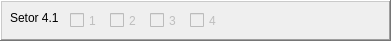
      <widget class="QFrame" name="frame_15">
       <property name="geometry">
        <rect>
         <x>450</x>
         <y>210</y>
         <width>391</width>
         <height>41</height>
        </rect>
       </property>
       <property name="frameShape">
        <enum>QFrame::WinPanel</enum>
       </property>
       <property name="frameShadow">
        <enum>QFrame::Raised</enum>
       </property>
       <widget class="QCheckBox" name="cb411">
        <property name="enabled">
         <bool>false</bool>
        </property>
        <property name="geometry">
         <rect>
          <x>70</x>
          <y>10</y>
          <width>41</width>
          <height>21</height>
         </rect>
        </property>
        <property name="text">
         <string>1</string>
        </property>
       </widget>
       <widget class="QCheckBox" name="cb412">
        <property name="enabled">
         <bool>false</bool>
        </property>
        <property name="geometry">
         <rect>
          <x>110</x>
          <y>10</y>
          <width>41</width>
          <height>21</height>
         </rect>
        </property>
        <property name="text">
         <string>2</string>
        </property>
       </widget>
       <widget class="QLabel" name="label_18">
        <property name="geometry">
         <rect>
          <x>10</x>
          <y>10</y>
          <width>58</width>
          <height>16</height>
         </rect>
        </property>
        <property name="text">
         <string>Setor 4.1</string>
        </property>
       </widget>
       <widget class="QCheckBox" name="cb413">
        <property name="enabled">
         <bool>false</bool>
        </property>
        <property name="geometry">
         <rect>
          <x>150</x>
          <y>10</y>
          <width>41</width>
          <height>21</height>
         </rect>
        </property>
        <property name="text">
         <string>3</string>
        </property>
       </widget>
       <widget class="QCheckBox" name="cb414">
        <property name="enabled">
         <bool>false</bool>
        </property>
        <property name="geometry">
         <rect>
          <x>190</x>
          <y>10</y>
          <width>41</width>
          <height>21</height>
         </rect>
        </property>
        <property name="text">
         <string>4</string>
        </property>
       </widget>
       <widget class="QFrame" name="frame_16">
        <property name="geometry">
         <rect>
          <x>460</x>
          <y>0</y>
          <width>391</width>
          <height>41</height>
         </rect>
        </property>
        <property name="frameShape">
         <enum>QFrame::WinPanel</enum>
        </property>
        <property name="frameShadow">
         <enum>QFrame::Raised</enum>
        </property>
        <widget class="QCheckBox" name="checkBox_105">
         <property name="geometry">
          <rect>
           <x>70</x>
           <y>10</y>
           <width>41</width>
           <height>21</height>
          </rect>
         </property>
         <property name="text">
          <string>1</string>
         </property>
        </widget>
        <widget class="QCheckBox" name="checkBox_106">
         <property name="geometry">
          <rect>
           <x>110</x>
           <y>10</y>
           <width>41</width>
           <height>21</height>
          </rect>
         </property>
         <property name="text">
          <string>2</string>
         </property>
        </widget>
        <widget class="QLabel" name="label_19">
         <property name="geometry">
          <rect>
           <x>10</x>
           <y>10</y>
           <width>58</width>
           <height>16</height>
          </rect>
         </property>
         <property name="text">
          <string>Setor 1.1</string>
         </property>
        </widget>
        <widget class="QCheckBox" name="checkBox_107">
         <property name="geometry">
          <rect>
           <x>150</x>
           <y>10</y>
           <width>41</width>
           <height>21</height>
          </rect>
         </property>
         <property name="text">
          <string>3</string>
         </property>
        </widget>
        <widget class="QCheckBox" name="checkBox_108">
         <property name="geometry">
          <rect>
           <x>190</x>
           <y>10</y>
           <width>41</width>
           <height>21</height>
          </rect>
         </property>
         <property name="text">
          <string>4</string>
         </property>
        </widget>
        <widget class="QCheckBox" name="checkBox_109">
         <property name="geometry">
          <rect>
           <x>230</x>
           <y>10</y>
           <width>41</width>
           <height>21</height>
          </rect>
         </property>
         <property name="text">
          <string>5</string>
         </property>
        </widget>
        <widget class="QCheckBox" name="checkBox_110">
         <property name="geometry">
          <rect>
           <x>270</x>
           <y>10</y>
           <width>41</width>
           <height>21</height>
          </rect>
         </property>
         <property name="text">
          <string>6</string>
         </property>
        </widget>
        <widget class="QCheckBox" name="checkBox_111">
         <property name="geometry">
          <rect>
           <x>310</x>
           <y>10</y>
           <width>41</width>
           <height>21</height>
          </rect>
         </property>
         <property name="text">
          <string>7</string>
         </property>
        </widget>
        <widget class="QCheckBox" name="checkBox_112">
         <property name="geometry">
          <rect>
           <x>350</x>
           <y>10</y>
           <width>41</width>
           <height>21</height>
          </rect>
         </property>
         <property name="text">
          <string>8</string>
         </property>
        </widget>
       </widget>
      </widget>
